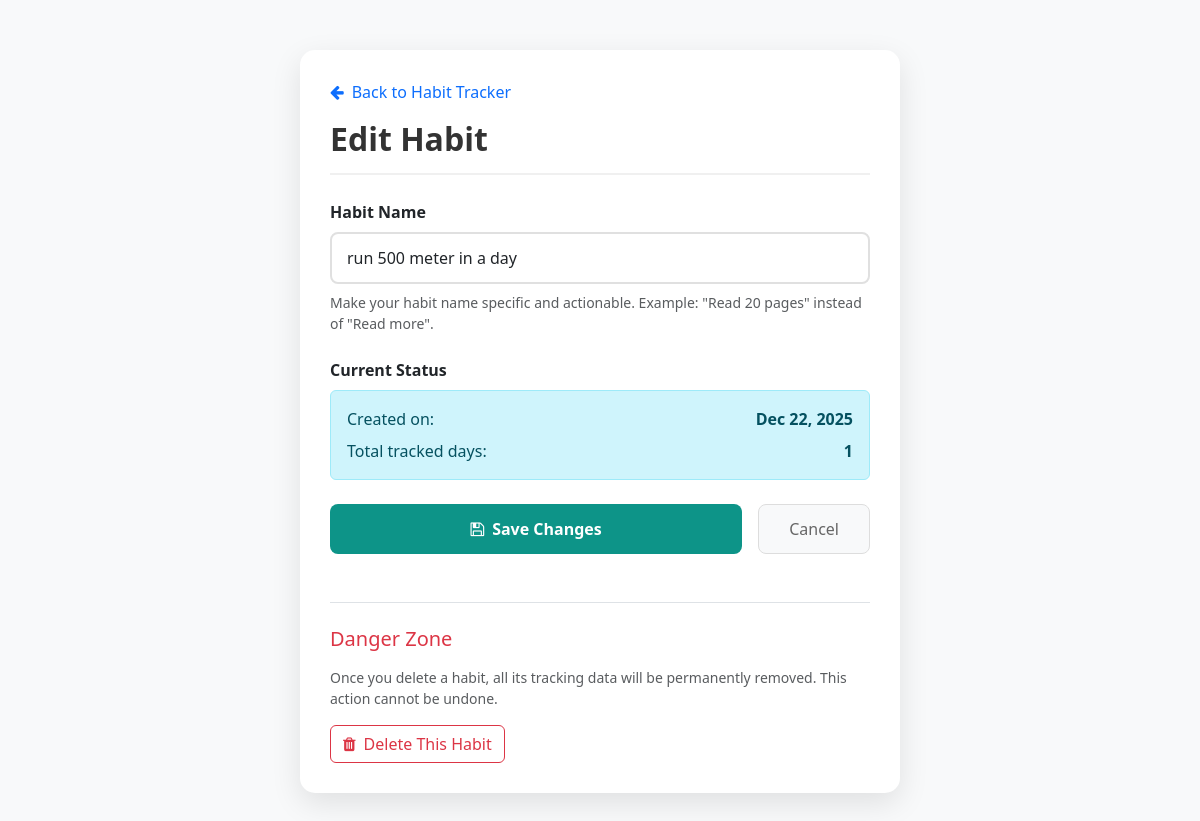
Page /Habit/edit_task/5/ on the committed database.
### Habit/models.py (models this page shows, shortened)
class task(models.Model):
    user = models.ForeignKey(User, on_delete=models.CASCADE, default=1)
    task_name = models.CharField(max_length=200)
    created_at = models.DateTimeField(auto_now_add=True)

### Habit/views.py (the view)
# urls.py: path('edit_task/<int:pk>/', views.edit_task, name='edit_task'),
def edit_task(request, pk):
    t = get_object_or_404(task, pk=pk)
    if request.method == "POST":
        t.task_name = request.POST['edit_task']
        t.save()
        return redirect("home")
    return render(request, 'edit_page.html', {'task5': t})

### Habit/context_processors.py (called while the page is built)
def social_links_processor(request):
    social = Social.objects.all()
    return dict(social=social)

### templates/edit_page.html (shortened to what this page needs)
<!DOCTYPE html>
<html lang="en">
<head>
    <link href="https://cdn.jsdelivr.net/npm/bootstrap@5.3.0-alpha1/dist/css/bootstrap.min.css" rel="stylesheet">
    <link rel="stylesheet" href="https://cdnjs.cloudflare.com/ajax/libs/font-awesome/4.7.0/css/font-awesome.min.css">
</head>
<body>
    <div class="container">
        <div class="edit-container">
            <a href="{% url 'home' %}" class="back-btn mb-3 d-inline-block">
                <i class="fa fa-arrow-left me-2"></i>Back to Habit Tracker
            </a>
            <h2 class="form-title">Edit Habit</h2>
            <form method="POST">
                <div class="mb-4">
                    <label for="habitName" class="form-label fw-semibold mb-2">Habit Name</label>
                    <input type="text"
                           class="form-control"
                           id="edit_task"
                           name="edit_task"
                           value="{{ task5.task_name }}"
                           required
                           autofocus>
                    <div class="form-text mt-2">
                        Make your habit name specific and actionable. Example: "Read 20 pages" instead of "Read more".
                    </div>
                </div>
                <div class="mb-4">
                    <label class="form-label fw-semibold mb-2">Current Status</label>
                    <div class="alert alert-info">
                        <div class="d-flex justify-content-between">
                            <span>Created on:</span>
                            <strong>{{ task5.created_at|date:"M d, Y" }}</strong>
                        </div>
                        <div class="d-flex justify-content-between mt-2">
                            <span>Total tracked days:</span>
                            <strong>{{ task5.taskprogress_set.count }}</strong>
                        </div>
                    </div>
                </div>
                <div class="d-flex gap-3">
                    <button type="submit" class="btn btn-save flex-grow-1">
                        <i class="fa fa-save me-2"></i>Save Changes
                    </button>
                    <a href="{% url 'home' %}" class="btn btn-cancel">
                        Cancel
                    </a>
                </div>
            </form>
            <div class="mt-5 pt-4 border-top">
                <h5 class="text-danger mb-3">Danger Zone</h5>
                <p class="text-muted small mb-3">
                    Once you delete a habit, all its tracking data will be permanently removed. This action cannot be undone.
                </p>
                <a href="{% url 'mark_delete' task5.id %}"
                   class="btn btn-outline-danger"
                   onclick="return confirm('Are you sure you want to delete this habit? All tracking data will be lost.')">
                    <i class="fa fa-trash me-2"></i>Delete This Habit
                </a>
            </div>
        </div>
    </div>
</body>
</html>

### templates/edit_page.html (style rules this page uses)
body { background-color: #f8f9fa; font-family: 'Segoe UI', Tahoma, Geneva, Verdana, sans-serif; }
.edit-container { max-width: 600px; margin: 50px auto; padding: 30px; background: white; border-radius: 15px; box-shadow: 0 10px 30px rgba(0,0,0,0.1); }
.back-btn { text-decoration: none; color: #0d6efd; font-weight: 500; }
.form-title { color: #333; font-weight: 600; margin-bottom: 25px; padding-bottom: 15px; border-bottom: 2px solid #f0f0f0; }
.form-control { padding: 12px 15px; border: 2px solid #e0e0e0; border-radius: 8px; font-size: 16px; transition: all 0.3s; }
.btn-save { background: #0d9488; color: white; padding: 12px 30px; border: none; border-radius: 8px; font-weight: 600; transition: all 0.3s; }
.btn-cancel { background: #f8f9fa; color: #666; padding: 12px 30px; border: 1px solid #ddd; border-radius: 8px; font-weight: 500; transition: all 0.3s; }

### rows in the picture
task: edit_task "run 500 meter in a day", created_at "Dec 22, 2025", taskprogress_set.count "1"
